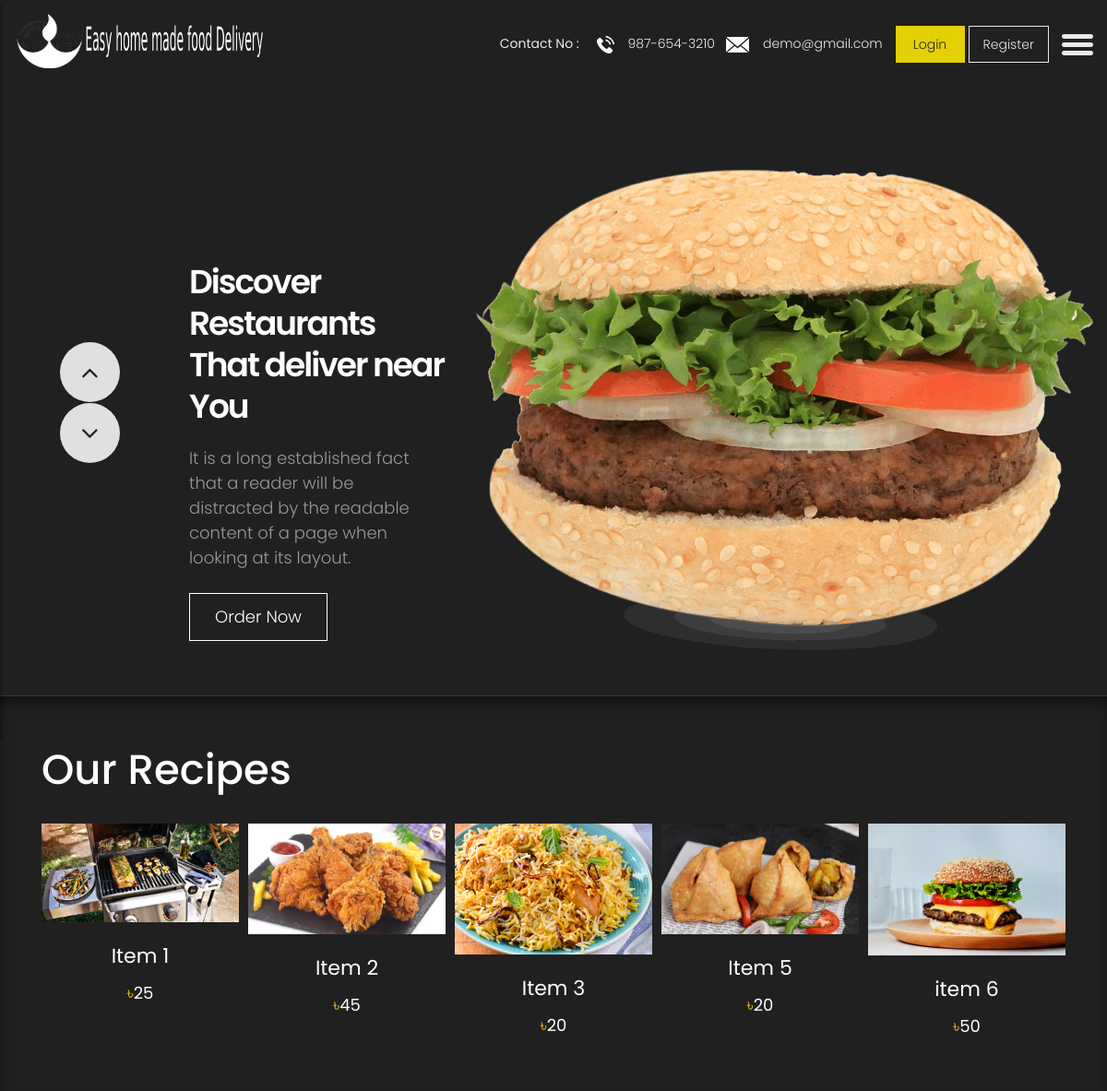
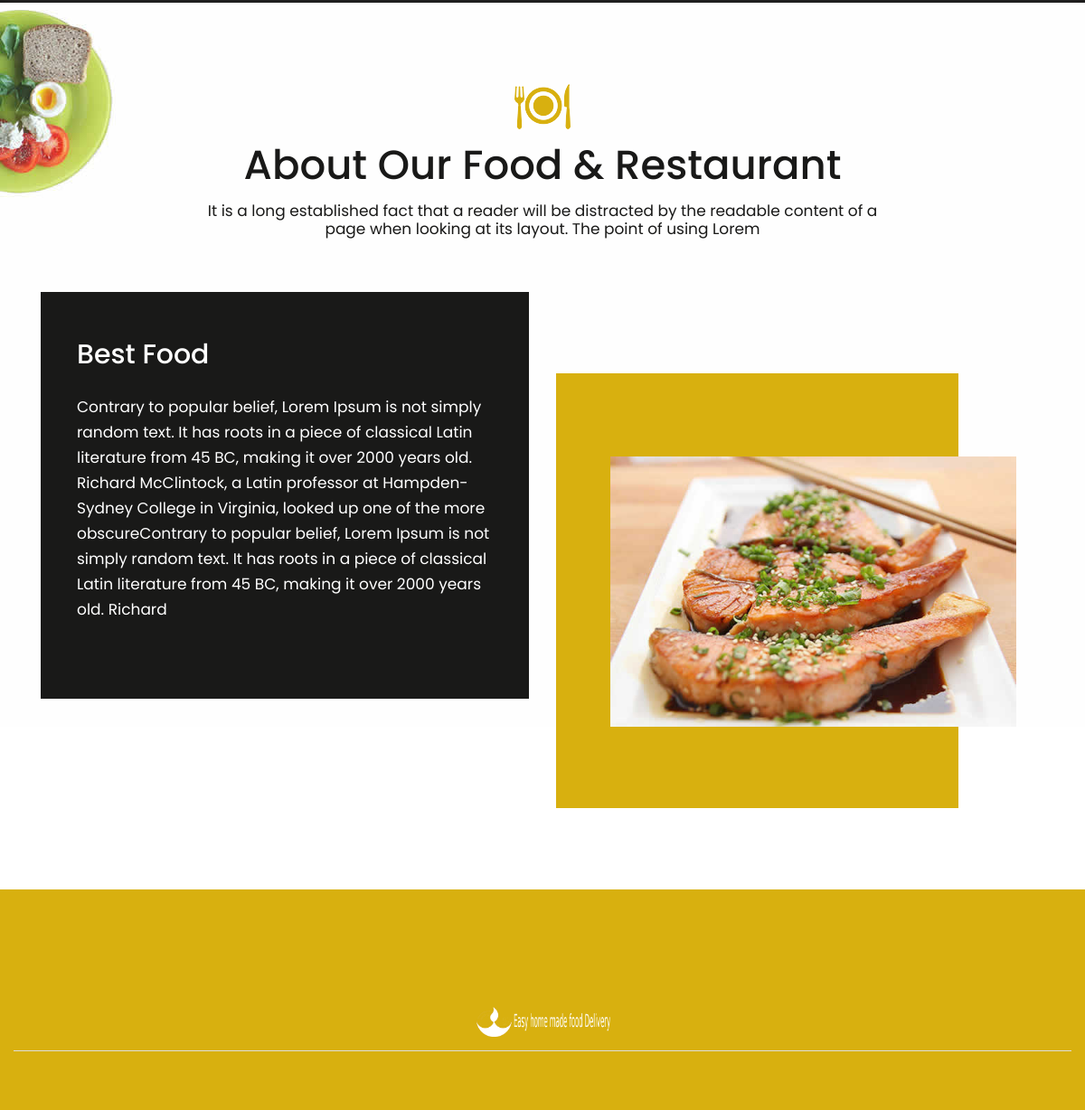
The page / on the database its author committed (2 pictures, top to bottom).
### tables this page shows
CREATE TABLE `items` (
  `id` int(11) NOT NULL,
  `name` varchar(20) NOT NULL,
  `price` int(11) NOT NULL,
  `deleted` tinyint(4) NOT NULL DEFAULT '0',
  `image` text NOT NULL
);

### index.php (the view, shortened to what this page needs)
<?php
include "dbconn.php";
?>
<!DOCTYPE html>
<html lang="en">
<head>
    <link rel="stylesheet" href="css/bootstrap.min.css">
    <link rel="stylesheet" href="css/owl.carousel.min.css">
    <link rel="stylesheet" href="css/style.css">
    <link rel="stylesheet" href="css/responsive.css">
    <link rel="stylesheet" href="https://cdnjs.cloudflare.com/ajax/libs/font-awesome/4.7.0/css/font-awesome.min.css">
</head>
<body class="main-layout">
    <div class="wrapper">
    <div id="content">
    <header>
        <div class="container-fluid">
            <div class="row">
                <div class="col-md-3">
                    <div class="full">
                        <a class="logo" href="index.php"><img src="images/demo-logo.png" alt="#" /></a>
                    </div>
                </div>
                <div class="col-md-9">
                    <div class="full">
                        <div class="right_header_info">
                            <ul>
                                <li class="dinone">Contact No : <img style="margin-right: 15px;margin-left: 15px;" src="images/phone_icon.png" alt="#"><a href="#">987-654-3210</a></li>
                                <li class="dinone"><img style="margin-right: 15px;" src="images/mail_icon.png" alt="#"><a href="#">demo@gmail.com</a></li>
                                <?php
                                if (isset($_SESSION['admin_sid']) || isset($_SESSION['customer_sid']) or isset($_SESSION['del_man_sid']));
                                else
                                {
                                    ?>
                                    <li class="button_user"><a class="button active" href="login.php">Login</a><a class="button" href="register.php">Register</a></li>
                                    <?php
                                }
                                ?>
                                <li>
                                    <button type="button" id="sidebarCollapse">
                                        <img src="images/menu_icon.png" alt="#">
                                    </button>
                                </li>
                            </ul>
                        </div>
                    </div>
                </div>
            </div>
        </div>
    </header>
    <div class="slider_section">
        <div class="container">
            <div class="row">
                <div class="col-md-12">
                    <div class="full">
                        <div id="main_slider" class="carousel vert slide" data-ride="carousel" data-interval="5000">
                            <div class="carousel-inner">
                                <div class="carousel-item active">
                                    <div class="row">
                                        <div class="col-md-5">
                                            <div class="slider_cont">
                                                <h3>Discover Restaurants<br>That deliver near You</h3>
                                                <p>It is a long established fact that a reader will be distracted by the readable content of a page when looking at its layout.</p>
                                                <a class="main_bt_border" href="cus-page.php">Order Now</a>
                                            </div>
                                        </div>
                                        <div class="col-md-7">
                                            <div class="slider_image full text_align_center">
                                                <img class="img-responsive" src="images/burger_slide.png" alt="#" />
                                            </div>
                                        </div>
                                    </div>
                                </div>
                            </div>
                            <a class="carousel-control-prev" href="#main_slider" role="button" data-slide="prev">
                                <i class="fa fa-angle-up"></i>
                            </a>
                            <a class="carousel-control-next" href="#main_slider" role="button" data-slide="next">
                                <i class="fa fa-angle-down"></i>
                            </a>
                        </div>
                    </div>
                </div>
            </div>
        </div>
    </div>
    <section class="resip_section">
        <div class="container">
            <div class="row">
         <div class="col-md-12">
       <div class="ourheading">
    <h2>Our Recipes</h2>
  </div>
</div>
<div class="container">
    <div class="row">
        <div class="col-md-12">
            <div class="owl-carousel owl-theme">
                <?php
                $qry= "SELECT * FROM `items`";
                $run= mysqli_query($con, $qry);
                while ($data= mysqli_fetch_assoc($run))
                {
                    if ($data['deleted'] == 0)
                    {
                        ?>
                        <div class="item">
                            <div class="product_blog_img">
                                <img src="items/<?php echo $data['image']; ?>" alt="#" />
                            </div>
                            <div class="product_blog_cont">
                                <h3><?php echo $data['name']; ?></h3>
                                <h4><span class="theme_color">৳</span><?php echo $data['price']; ?></h4>
                            </div>
                        </div>
                        <?php
                    }
                }
                ?>
            </div>
        </div>
    </div>
</div>
</div>
</div>
</section>
<div class="bg_bg">
<div class="about">
    <div class="container">
      <div class="row">
         <div class="col-md-12">
             <div class="title">
                <i><img src="images/title.png" alt="#"/></i>
                <h2>About Our Food & Restaurant</h2>
                <span>It is a long established fact that a reader will be distracted by the readable content of a
                   <br> page when looking at its layout. The point of using Lorem
                </span>
             </div>
          </div>
       </div>
       <div class="row">
         <div class="col-xl-6 col-lg-6 col-md-12 col-sm-12">
             <div class="about_box">
                 <h3>Best Food</h3>
                 <p>Contrary to popular belief, Lorem Ipsum is not simply random text. It has roots in a piece of classical Latin literature from 45 BC, making it over 2000 years old. Richard McClintock, a Latin professor at Hampden-Sydney College in Virginia, looked up one of the more obscureContrary to popular belief, Lorem Ipsum is not simply random text. It has roots in a piece of classical Latin literature from 45 BC, making it over 2000 years old. Richard </p>
             </div>
         </div>
          <div class="col-xl-5 col-lg-5 col-md-10 col-sm-12 about_img_boxpdnt">
             <div class="about_img">
                 <figure><img src="images/about-img.jpg" alt="#/"></figure>
             </div>
         </div>
       </div>
    </div>
</div>
</div>
    <footer>
        <div class="footer">
            <div class="container-fluid">
                <div class="row">
                    <div class="col-md-12">
                        <div class="footer_logo">
                          <a href="index.php"><img src="images/demo-logo.png" height="150px" width="150px" alt="logo" /></a>
                        </div>
                    </div>
                    <div class="col-md-12">
                    </div>
                </div>
            </div>
        </div>
    </footer>
    </div>
    </div>
</body>
</html>

### css/responsive.css (style rules this page uses)
@media (min-width: 1200px) and (max-width: 1500px) { .right_header_info ul li { font-size: 14px; margin-left: 12px; } }
@media (min-width: 1200px) and (max-width: 1500px) { .slider_cont h3 { font-size: 36px; line-height: 45px; } }
@media (min-width: 1200px) and (max-width: 1500px) { .slider_cont p { margin-top: 10px; margin-bottom: 5px } }
@media (min-width: 1200px) and (max-width: 1500px) { .slider_section { min-height: auto; } }
@media (min-width: 1200px) and (max-width: 1500px) { .carousel-control-prev { width: 50px; height:50px; left: -20px; top: 95%; } }
@media (min-width: 1200px) and (max-width: 1500px) { .carousel-control-next { width: 50px; height:50px; right: -20px; top: 95%; } }

### rows shown on the page
items: image (picture), name "Item 1", price "25"
items: image (picture), name "Item 2", price "45"
items: image (picture), name "Item 3", price "20"
items: image (picture), name "Item 5", price "20"
items: image (picture), name "item 6", price "50"
